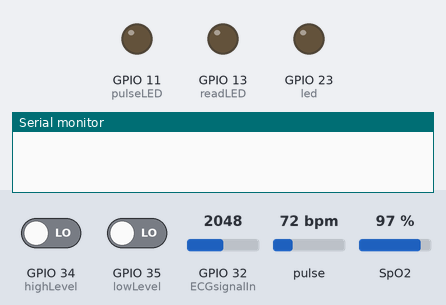
The sketch below on a simulated ESP32. On the bench: output pins drawn as LEDs (lit = HIGH), the last lines printed to the serial monitor. Dashed ring = blinking. The test bench sets the inputs (shaded band); at power-on: GPIO 32 (ECGsignalIn) = 2048, GPIO 34 (highLevel) LOW, GPIO 35 (lowLevel) LOW, pulse 72 bpm, SpO2 97 %. WiFi joins after 1.5 s; servers stay silent unless stated; uploads are accepted with an empty reply.

Above: at 0.1 s.
At 6.25 s:
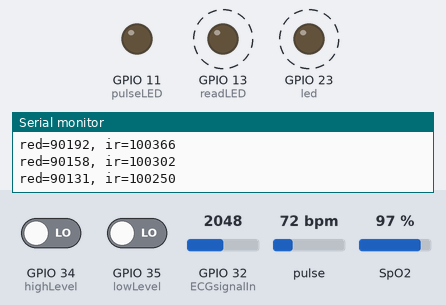
Timing chart, 0 to 9.0 s (numbered marks = the images above):
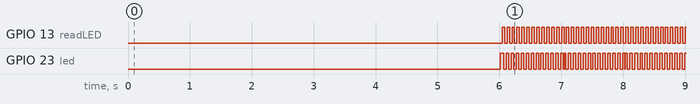

The sketch:

Oficina2_final.ino
```cpp
#include <ArduinoJson.h>
#include <HTTPClient.h>
#include <WiFi.h>
#include <Wire.h>
#include "MAX30105.h"
#include "spo2_algorithm.h"
#include "heartRate.h"

MAX30105 particleSensor;

#if defined(__AVR_ATmega328P__) || defined(__AVR_ATmega168__)
//Arduino Uno doesn't have enough SRAM to store 100 samples of IR led data and red led data in 32-bit format
//To solve this problem, 16-bit MSB of the sampled data will be truncated. Samples become 16-bit data.
uint16_t irBuffer[100]; //infrared LED sensor data
uint16_t redBuffer[100];  //red LED sensor data
#else
uint32_t irBuffer[100]; //infrared LED sensor data
uint32_t redBuffer[100];  //red LED sensor data
#endif

//constantes
#define lowLevel 35 //GPIO2 - D2 - Setup for leads off detection LO -
#define highLevel 34 //GPIO4 - D4 - Setup for leads off detection LO +
#define ECGsignalIn 32 //GPIO15 - D15
#define shutdown_pin NULL
#define led 23
#define MAX_BRIGHTNESS 255

//variáveis globais
int j = 2;
int values[2697]; // SPO2: values[0]; BPM: values[1]; ...
int timer = 0;

int32_t bufferLength; //data length
int32_t spo2; //SPO2 value
int8_t validSPO2; //indicator to show if the SPO2 calculation is valid
int32_t heartRate; //heart rate value
int8_t validHeartRate; //indicator to show if the heart rate calculation is valid

byte pulseLED = 11; //Must be on PWM pin
byte readLED = 13; //Blinks with each data read

const byte RATE_SIZE = 4; //Increase this for more averaging. 4 is good.
byte rates[RATE_SIZE]; //Array of heart rates
byte rateSpot = 0;
long lastBeat = 0; //Time at which the last beat occurred

float beatsPerMinute;
int beatAvg;

int q = 75;
int w = 0;

//escopos
void signalRange(bool first);
void SPO2Measure();
void BPMMeasure();
int ecgRead ();
void postDataToServer();
void arrayCreate (int BPM, int SPO2, int ECG);
void taskEcgRead (void* parameter);


//wifi
const char* ssid = "ssid";
const char* password =  "password";

void setup() {
  Serial.begin(115200);

  pinMode (highLevel, INPUT);
  pinMode (lowLevel, INPUT);
  pinMode (led, OUTPUT);

  WiFi.begin(ssid, password);

  while (WiFi.status() != WL_CONNECTED) { //Check for the connection
    delay(1000);
    Serial.println("Connecting to WiFi..");
  }

  Serial.println("Connected to the WiFi network");

  setupOximeter();


  xTaskCreate(taskEcgRead, "taskEcgRead", 10000, NULL, 1, NULL);
}


void loop() {
  digitalWrite (23, !digitalRead(23));
  signalRange(false);
  SPO2Measure();
  BPMMeasure();
  w++;
  timer++;
  delay (1);
}

void taskEcgRead (void* parameter) {
  while (1) {
    int leitura;

    if ((digitalRead(lowLevel) == 1) || (digitalRead(highLevel) == 1)) {
      digitalWrite(shutdown_pin, LOW); //standby mode
      leitura = 0;
    }
    else {
      // send the value of analog input 0:
      digitalWrite(shutdown_pin, HIGH); //normal mode
      leitura = analogRead(ECGsignalIn);
    }
    /////////////////////////////////////////////////////////////////// montando o vetor
    values[0] = spo2;
    values[1] = beatAvg;

    if (j <= 2697) {
      values[j] = leitura;
      j++;
    } else {
      postDataToServer();
      j = 2;
      values[j] = leitura;
    }
  }
}


void postDataToServer() {

  Serial.println("Posting JSON data to server...");
  // Block until we are able to connect to the WiFi access point
  if (WiFi.status() == WL_CONNECTED) {

    HTTPClient http;

    http.begin("https://httpbin.org/anything");
    //http.begin("https://webhook.site/1bc501b7-18d7-4443-80ca-fd67ab57ccb3");
    http.addHeader("Content-Type", "application/json");

    DynamicJsonDocument doc(24576);//24576 com 2697 postiions
    // Add values in the document
    //
    doc["SPO2"] = values[0];
    doc["BPM"] = values[1];

    // Add an array.
    //
    JsonArray data = doc.createNestedArray("ECGData");
    for (int i = 2; i <= 2697; i++) {//1349
      data.add(values[i]);
    }

    String requestBody;
    serializeJson(doc, requestBody);

    int httpResponseCode = http.POST(requestBody);

    if (httpResponseCode > 0) {

      String response = http.getString();

      Serial.println(httpResponseCode);
      //Serial.println(response);

    }
    else {

      Serial.printf("Error occurred while sending HTTP POST:");

    }

  }
}


void signalRange(bool first) {
  bufferLength = 100; //buffer length of 100 stores 4 seconds of samples running at 25sps

  //read the first 100 samples, and determine the signal range
  if (w == 120000 || first == true) {
    for (byte i = 0 ; i < bufferLength ; i++)
    {
      while (particleSensor.available() == false) //do we have new data?
        particleSensor.check(); //Check the sensor for new data

      redBuffer[i] = particleSensor.getRed();
      irBuffer[i] = particleSensor.getIR();
      particleSensor.nextSample(); //We're finished with this sample so move to next sample

      Serial.print(F("red="));
      Serial.print(redBuffer[i], DEC);
      Serial.print(F(", ir="));
      Serial.println(irBuffer[i], DEC);
    }
    //calculate heart rate and SpO2 after first 100 samples (first 4 seconds of samples)
    maxim_heart_rate_and_oxygen_saturation(irBuffer, bufferLength, redBuffer, &spo2, &validSPO2, &heartRate, &validHeartRate);
    first = false;
  } else {
    w = 0;
  }
}

void SPO2Measure() {
  //Continuously taking samples from MAX30102.  Heart rate and SpO2 are calculated every 1 second

  //dumping the first 25 sets of samples in the memory and shift the last 75 sets of samples to the top
  for (byte i = 25; i < 100; i++)
  {
    redBuffer[i - 25] = redBuffer[i];
    irBuffer[i - 25] = irBuffer[i];
  }

  //take 25 sets of samples before calculating the heart rate.
  if (q < 100)
  {
    while (particleSensor.available() == false) //do we have new data?
      particleSensor.check(); //Check the sensor for new data

    digitalWrite(readLED, !digitalRead(readLED)); //Blink onboard LED with every data read

    redBuffer[q] = particleSensor.getRed();
    irBuffer[q] = particleSensor.getIR();
    particleSensor.nextSample(); //We're finished with this sample so move to next sample

    values[0] = spo2;
    q++;
  } else {
    q = 75;
  }

  if (q == 99) {
    maxim_heart_rate_and_oxygen_saturation(irBuffer, bufferLength, redBuffer, &spo2, &validSPO2, &heartRate, &validHeartRate);
  }
}

void BPMMeasure() {
  long irValue = particleSensor.getIR();

  if (checkForBeat(irValue) == true)
  {
    //We sensed a beat!
    long delta = millis() - lastBeat;
    lastBeat = millis();

    beatsPerMinute = 60 / (delta / 1000.0);

    if (beatsPerMinute < 255 && beatsPerMinute > 20)
    {
      rates[rateSpot++] = (byte)beatsPerMinute; //Store this reading in the array
      rateSpot %= RATE_SIZE; //Wrap variable

      //Take average of readings
      beatAvg = 0;
      for (byte x = 0 ; x < RATE_SIZE ; x++)
        beatAvg += rates[x];
      beatAvg /= RATE_SIZE;
    }
  }
  values[1] = beatAvg;
}

void setupOximeter() {

  pinMode(pulseLED, OUTPUT);
  pinMode(readLED, OUTPUT);

  // Initialize sensor
  if (!particleSensor.begin(Wire, I2C_SPEED_FAST)) //Use default I2C port, 400kHz speed
  {
    Serial.println(F("MAX30105 was not found. Please check wiring/power."));
    digitalWrite(23, HIGH);
    while (1);
  }


  byte ledBrightness = 60; //Options: 0=Off to 255=50mA
  byte sampleAverage = 4; //Options: 1, 2, 4, 8, 16, 32
  byte ledMode = 2; //Options: 1 = Red only, 2 = Red + IR, 3 = Red + IR + Green
  byte sampleRate = 100; //Options: 50, 100, 200, 400, 800, 1000, 1600, 3200
  int pulseWidth = 411; //Options: 69, 118, 215, 411
  int adcRange = 4096; //Options: 2048, 4096, 8192, 16384

  particleSensor.setup(ledBrightness, sampleAverage, ledMode, sampleRate, pulseWidth, adcRange); //Configure sensor with these settings
  signalRange(true);
}
```

Measured:
- by itself, GPIO 13 (readLED), GPIO 23 (led): alternates HIGH for 0.04 s and LOW for 0.04 s
- by itself, everything shown: repeats every 8.0 s, in 23 steps
